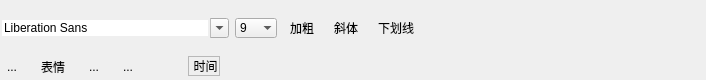
<?xml version="1.0" encoding="UTF-8"?>
<ui version="4.0">
 <class>chat_win</class>
 <widget class="QWidget" name="chat_win">
  <property name="geometry">
   <rect>
    <x>0</x>
    <y>0</y>
    <width>706</width>
    <height>80</height>
   </rect>
  </property>
  <property name="windowTitle">
   <string>Form</string>
  </property>
  <property name="autoFillBackground">
   <bool>true</bool>
  </property>
  <property name="styleSheet">
   <string notr="true">QWidget#chat_win{
   /*background-color: rgb(255, 255, 255);*/
}</string>
  </property>
  <layout class="QVBoxLayout" name="verticalLayout_2">
   <property name="spacing">
    <number>0</number>
   </property>
   <property name="leftMargin">
    <number>0</number>
   </property>
   <property name="topMargin">
    <number>0</number>
   </property>
   <property name="rightMargin">
    <number>0</number>
   </property>
   <property name="bottomMargin">
    <number>0</number>
   </property>
   <item>
    <layout class="QVBoxLayout" name="verticalLayout_3"/>
   </item>
   <item>
    <widget class="QFrame" name="frame">
     <property name="autoFillBackground">
      <bool>false</bool>
     </property>
     <property name="styleSheet">
      <string notr="true"/>
     </property>
     <property name="frameShape">
      <enum>QFrame::NoFrame</enum>
     </property>
     <property name="frameShadow">
      <enum>QFrame::Plain</enum>
     </property>
     <layout class="QVBoxLayout" name="verticalLayout">
      <property name="spacing">
       <number>0</number>
      </property>
      <property name="leftMargin">
       <number>0</number>
      </property>
      <property name="topMargin">
       <number>3</number>
      </property>
      <property name="rightMargin">
       <number>0</number>
      </property>
      <property name="bottomMargin">
       <number>0</number>
      </property>
      <item>
       <widget class="QWidget" name="horizontalWidget" native="true">
        <layout class="QHBoxLayout" name="horizontalLayout">
         <property name="leftMargin">
          <number>0</number>
         </property>
         <property name="topMargin">
          <number>0</number>
         </property>
         <property name="rightMargin">
          <number>0</number>
         </property>
         <property name="bottomMargin">
          <number>0</number>
         </property>
         <item>
          <widget class="QFontComboBox" name="fontComboBox">
           <property name="frame">
            <bool>false</bool>
           </property>
          </widget>
         </item>
         <item>
          <widget class="QComboBox" name="fontSizeComboBox">
           <property name="sizePolicy">
            <sizepolicy hsizetype="Fixed" vsizetype="Fixed">
             <horstretch>0</horstretch>
             <verstretch>0</verstretch>
            </sizepolicy>
           </property>
           <property name="duplicatesEnabled">
            <bool>true</bool>
           </property>
           <property name="frame">
            <bool>false</bool>
           </property>
           <item>
            <property name="text">
             <string>9</string>
            </property>
           </item>
           <item>
            <property name="text">
             <string>10</string>
            </property>
           </item>
           <item>
            <property name="text">
             <string>11</string>
            </property>
           </item>
           <item>
            <property name="text">
             <string>12</string>
            </property>
           </item>
           <item>
            <property name="text">
             <string>13</string>
            </property>
           </item>
           <item>
            <property name="text">
             <string>14</string>
            </property>
           </item>
           <item>
            <property name="text">
             <string>15</string>
            </property>
           </item>
           <item>
            <property name="text">
             <string>16</string>
            </property>
           </item>
           <item>
            <property name="text">
             <string>17</string>
            </property>
           </item>
           <item>
            <property name="text">
             <string>18</string>
            </property>
           </item>
           <item>
            <property name="text">
             <string>19</string>
            </property>
           </item>
           <item>
            <property name="text">
             <string>20</string>
            </property>
           </item>
           <item>
            <property name="text">
             <string>21</string>
            </property>
           </item>
           <item>
            <property name="text">
             <string>22</string>
            </property>
           </item>
          </widget>
         </item>
         <item>
          <widget class="QToolButton" name="fontWeightToolbutton">
           <property name="sizePolicy">
            <sizepolicy hsizetype="Fixed" vsizetype="Fixed">
             <horstretch>0</horstretch>
             <verstretch>0</verstretch>
            </sizepolicy>
           </property>
           <property name="text">
            <string>加粗</string>
           </property>
           <property name="icon">
            <iconset resource="image.qrc">
             <normaloff>:/icon/image/JC.png</normaloff>:/icon/image/JC.png</iconset>
           </property>
           <property name="iconSize">
            <size>
             <width>20</width>
             <height>20</height>
            </size>
           </property>
           <property name="checkable">
            <bool>true</bool>
           </property>
           <property name="autoRaise">
            <bool>true</bool>
           </property>
           <property name="arrowType">
            <enum>Qt::NoArrow</enum>
           </property>
          </widget>
         </item>
         <item>
          <widget class="QToolButton" name="fontItalicToolbutton">
           <property name="sizePolicy">
            <sizepolicy hsizetype="Fixed" vsizetype="Fixed">
             <horstretch>0</horstretch>
             <verstretch>0</verstretch>
            </sizepolicy>
           </property>
           <property name="text">
            <string>斜体</string>
           </property>
           <property name="icon">
            <iconset resource="image.qrc">
             <normaloff>:/icon/image/QX.png</normaloff>:/icon/image/QX.png</iconset>
           </property>
           <property name="iconSize">
            <size>
             <width>20</width>
             <height>20</height>
            </size>
           </property>
           <property name="checkable">
            <bool>true</bool>
           </property>
           <property name="autoRaise">
            <bool>true</bool>
           </property>
          </widget>
         </item>
         <item>
          <widget class="QToolButton" name="fontUnderlineToolButton">
           <property name="sizePolicy">
            <sizepolicy hsizetype="Fixed" vsizetype="Fixed">
             <horstretch>0</horstretch>
             <verstretch>0</verstretch>
            </sizepolicy>
           </property>
           <property name="text">
            <string>下划线</string>
           </property>
           <property name="icon">
            <iconset resource="image.qrc">
             <normaloff>:/icon/image/XX.png</normaloff>:/icon/image/XX.png</iconset>
           </property>
           <property name="iconSize">
            <size>
             <width>20</width>
             <height>20</height>
            </size>
           </property>
           <property name="checkable">
            <bool>true</bool>
           </property>
           <property name="autoRaise">
            <bool>true</bool>
           </property>
          </widget>
         </item>
         <item>
          <spacer name="horizontalSpacer_2">
           <property name="orientation">
            <enum>Qt::Horizontal</enum>
           </property>
           <property name="sizeHint" stdset="0">
            <size>
             <width>40</width>
             <height>20</height>
            </size>
           </property>
          </spacer>
         </item>
        </layout>
       </widget>
      </item>
      <item>
       <layout class="QHBoxLayout" name="horizontalLayout_3">
        <property name="spacing">
         <number>10</number>
        </property>
        <property name="topMargin">
         <number>0</number>
        </property>
        <item>
         <widget class="QToolButton" name="toolButtonFont">
          <property name="text">
           <string>...</string>
          </property>
          <property name="icon">
           <iconset resource="image.qrc">
            <normaloff>:/statu/image/status/font.png</normaloff>:/statu/image/status/font.png</iconset>
          </property>
          <property name="iconSize">
           <size>
            <width>20</width>
            <height>20</height>
           </size>
          </property>
          <property name="checkable">
           <bool>true</bool>
          </property>
          <property name="autoRaise">
           <bool>true</bool>
          </property>
         </widget>
        </item>
        <item>
         <widget class="QToolButton" name="sendFaceToolbutton">
          <property name="sizePolicy">
           <sizepolicy hsizetype="Fixed" vsizetype="Fixed">
            <horstretch>0</horstretch>
            <verstretch>0</verstretch>
           </sizepolicy>
          </property>
          <property name="text">
           <string>表情</string>
          </property>
          <property name="icon">
           <iconset resource="image.qrc">
            <normaloff>:/statu/image/status/smil.png</normaloff>:/statu/image/status/smil.png</iconset>
          </property>
          <property name="iconSize">
           <size>
            <width>20</width>
            <height>20</height>
           </size>
          </property>
          <property name="checkable">
           <bool>false</bool>
          </property>
          <property name="autoRaise">
           <bool>true</bool>
          </property>
         </widget>
        </item>
        <item>
         <widget class="QToolButton" name="toolButtonCut">
          <property name="text">
           <string>...</string>
          </property>
          <property name="icon">
           <iconset resource="image.qrc">
            <normaloff>:/statu/image/status/cut.png</normaloff>:/statu/image/status/cut.png</iconset>
          </property>
          <property name="iconSize">
           <size>
            <width>20</width>
            <height>20</height>
           </size>
          </property>
          <property name="autoRaise">
           <bool>true</bool>
          </property>
         </widget>
        </item>
        <item>
         <widget class="QToolButton" name="toolButtonEmail">
          <property name="text">
           <string>...</string>
          </property>
          <property name="icon">
           <iconset resource="image.qrc">
            <normaloff>:/statu/image/status/email.png</normaloff>:/statu/image/status/email.png</iconset>
          </property>
          <property name="iconSize">
           <size>
            <width>20</width>
            <height>20</height>
           </size>
          </property>
          <property name="autoRaise">
           <bool>true</bool>
          </property>
         </widget>
        </item>
        <item>
         <widget class="QToolButton" name="sendFileToolbutton">
          <property name="sizePolicy">
           <sizepolicy hsizetype="Fixed" vsizetype="Fixed">
            <horstretch>0</horstretch>
            <verstretch>0</verstretch>
           </sizepolicy>
          </property>
          <property name="text">
           <string/>
          </property>
          <property name="icon">
           <iconset resource="image.qrc">
            <normaloff>:/statu/image/status/page.png</normaloff>:/statu/image/status/page.png</iconset>
          </property>
          <property name="iconSize">
           <size>
            <width>20</width>
            <height>20</height>
           </size>
          </property>
          <property name="autoRaise">
           <bool>true</bool>
          </property>
         </widget>
        </item>
        <item>
         <widget class="QLabel" name="labelCallTime">
          <property name="sizePolicy">
           <sizepolicy hsizetype="Fixed" vsizetype="Fixed">
            <horstretch>0</horstretch>
            <verstretch>0</verstretch>
           </sizepolicy>
          </property>
          <property name="frameShape">
           <enum>QFrame::StyledPanel</enum>
          </property>
          <property name="frameShadow">
           <enum>QFrame::Raised</enum>
          </property>
          <property name="text">
           <string>&lt;html&gt;&lt;head/&gt;&lt;body&gt;&lt;p align=&quot;center&quot;&gt;时间&lt;/p&gt;&lt;/body&gt;&lt;/html&gt;</string>
          </property>
         </widget>
        </item>
        <item>
         <widget class="QToolButton" name="toolButtonSip">
          <property name="sizePolicy">
           <sizepolicy hsizetype="Fixed" vsizetype="Fixed">
            <horstretch>0</horstretch>
            <verstretch>0</verstretch>
           </sizepolicy>
          </property>
          <property name="toolTip">
           <string>拨打电话</string>
          </property>
          <property name="text">
           <string/>
          </property>
          <property name="icon">
           <iconset resource="image.qrc">
            <normaloff>:/statu/image/status/phone.png</normaloff>:/statu/image/status/phone.png</iconset>
          </property>
          <property name="iconSize">
           <size>
            <width>20</width>
            <height>20</height>
           </size>
          </property>
          <property name="popupMode">
           <enum>QToolButton::DelayedPopup</enum>
          </property>
          <property name="autoRaise">
           <bool>true</bool>
          </property>
         </widget>
        </item>
        <item>
         <widget class="QToolButton" name="toolButtonVideo">
          <property name="sizePolicy">
           <sizepolicy hsizetype="Fixed" vsizetype="Fixed">
            <horstretch>0</horstretch>
            <verstretch>0</verstretch>
           </sizepolicy>
          </property>
          <property name="toolTip">
           <string>视频</string>
          </property>
          <property name="text">
           <string/>
          </property>
          <property name="icon">
           <iconset resource="image.qrc">
            <normaloff>:/statu/image/status/camera1.png</normaloff>:/statu/image/status/camera1.png</iconset>
          </property>
          <property name="iconSize">
           <size>
            <width>20</width>
            <height>20</height>
           </size>
          </property>
          <property name="checkable">
           <bool>false</bool>
          </property>
          <property name="autoRaise">
           <bool>true</bool>
          </property>
         </widget>
        </item>
        <item>
         <spacer name="horizontalSpacer">
          <property name="orientation">
           <enum>Qt::Horizontal</enum>
          </property>
          <property name="sizeHint" stdset="0">
           <size>
            <width>40</width>
            <height>20</height>
           </size>
          </property>
         </spacer>
        </item>
       </layout>
      </item>
     </layout>
    </widget>
   </item>
  </layout>
 </widget>
 <resources>
  <include location="image.qrc"/>
 </resources>
 <connections/>
</ui>
